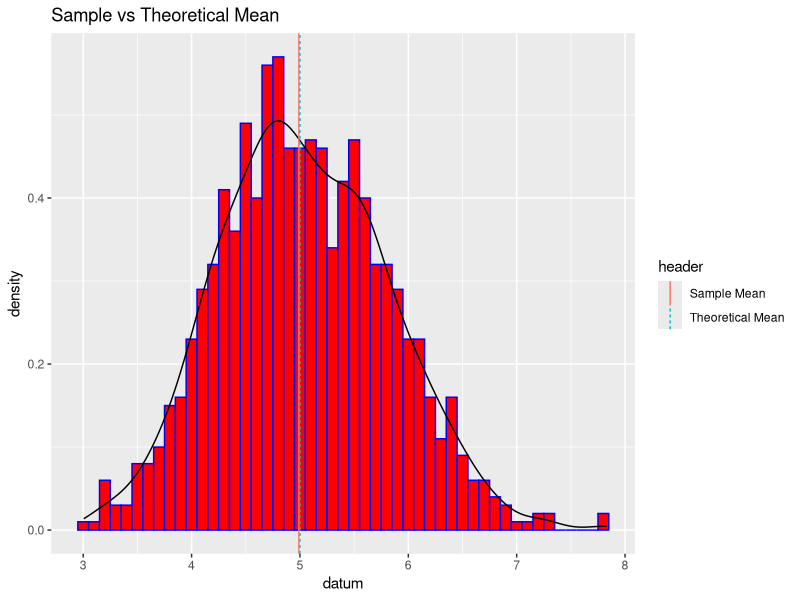
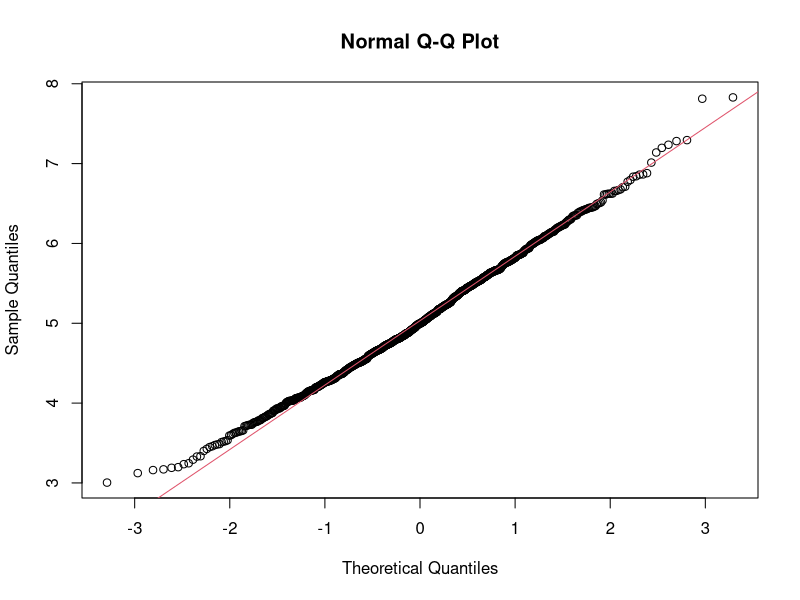
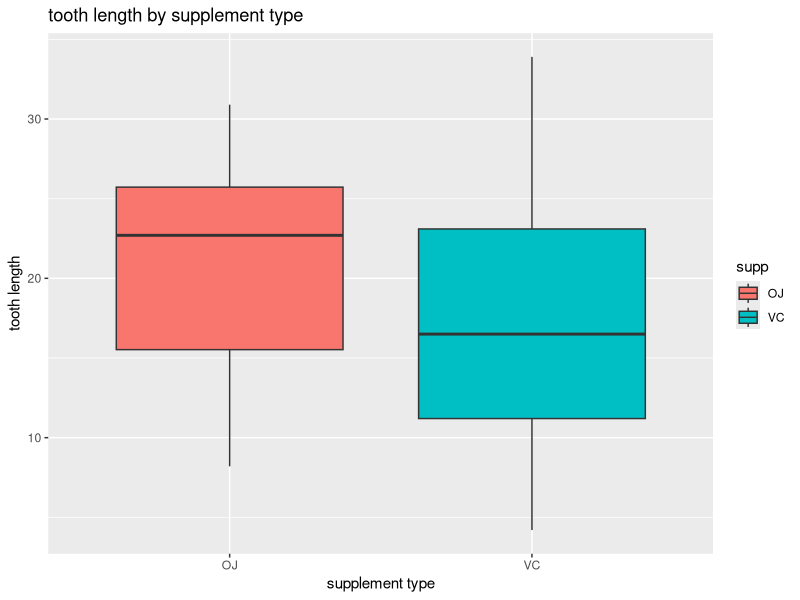

The R source for these figures, in order:
## ---- chunk 1
knitr::opts_chunk$set(echo = TRUE)
## ---- chunk 2
set.seed(54321)
lambda <- 0.2
n <- 40
simulationLimit <- 1000
standardDeviation <- 1/lambda
## ---- chunk 3
simulation <- rexp(simulationLimit * n, rate = lambda)

simulatedMean <- mean(simulation)
simulatedMean

theoreticalMean <- 1/lambda
theoreticalMean
## ---- chunk 4
datum <- NULL
for (ii in 1:simulationLimit) {
  datum <- c(datum, mean(rexp(n, lambda)))
}
## ---- chunk 5
library(ggplot2)

dataFrame1 <- data.frame(header = c("Sample Mean", "Theoretical Mean"), values = c(simulatedMean, theoreticalMean))

gg <- ggplot(NULL, aes(x=datum))

plot1 <- gg + geom_histogram(aes(y=..density..), color="blue", fill="red", binwidth=0.1) + labs(title = "Sample vs Theoretical Mean") + geom_density(color="black") + geom_vline(data=dataFrame1, aes(xintercept=values, linetype=header, color=header), show.legend=TRUE)

plot1
## ---- chunk 6
sd(datum)
## ---- chunk 7
varianceDatum <- sd(datum)^2
varianceDatum
## ---- chunk 8
theoreticalDatum <- (1/lambda)^2/n
theoreticalDatum
## ---- chunk 9
qqnorm(datum)
qqline(datum, col=10)
## ---- chunk 10
library(dplyr)
library(knitr)
library(datasets)

data("ToothGrowth")
## ---- chunk 11
str(ToothGrowth)
head(ToothGrowth)
summary(ToothGrowth)
## ---- chunk 12
summaryDataFrame <- ToothGrowth %>% group_by(supp, dose) %>% summarise(count = n(), mean=mean(len), median=median(len), "standard deviation" = sd(len))

kable (summaryDataFrame ,digits = 3, align = 'c')
## ---- chunk 13
ggplot(data=ToothGrowth, aes(x=supp, y=len))+
        geom_boxplot(aes(fill=supp))+
        xlab("supplement type") +
        ylab("tooth length")+ 
        ggtitle("tooth length by supplement type ")
## ---- chunk 14
t.test(ToothGrowth$len[ToothGrowth$supp=="OJ"], ToothGrowth$len[ToothGrowth$supp=="VC"], paired=FALSE, var.equal=FALSE)
## ---- chunk 15
t.test(ToothGrowth$len[ToothGrowth$dose==0.5], ToothGrowth$len[ToothGrowth$dose==1], paired=FALSE, var.equal=TRUE)
## ---- chunk 16
t.test(ToothGrowth$len[ToothGrowth$dose==1], ToothGrowth$len[ToothGrowth$dose==2], paired=FALSE, var.equal=TRUE)
